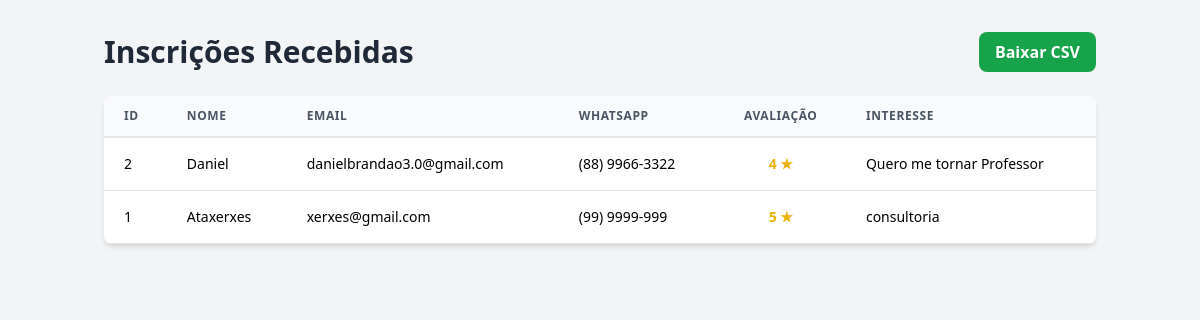
The page /inscricoes on the database as committed earlier.
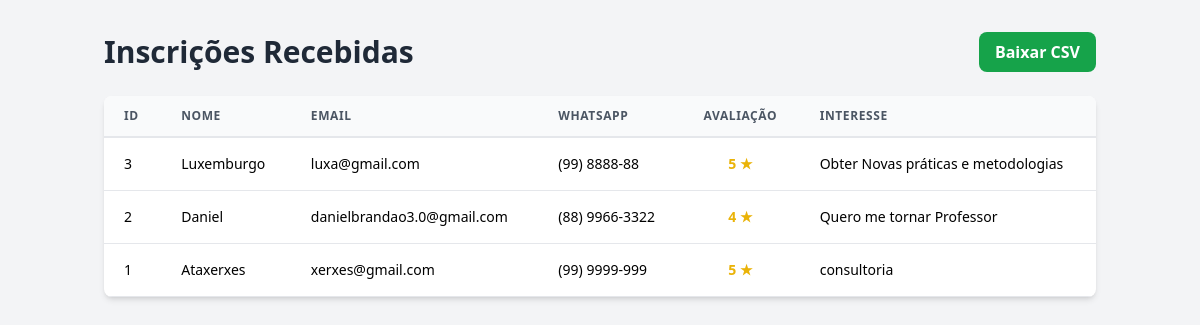
The same page on the database as committed later.
### app.py (models this page shows)
class Lead(db.Model):
    id = db.Column(db.Integer, primary_key=True)
    nome = db.Column(db.String(100), nullable=False)
    email = db.Column(db.String(100), unique=True, nullable=False)
    whatsapp = db.Column(db.String(20), nullable=False)
    rating = db.Column(db.Integer, nullable=False)
    interesse = db.Column(db.String(50), nullable=False)
    mensagem = db.Column(db.Text, nullable=True)

### app.py (the view)
@app.route('/inscricoes')
def inscricoes():
    todos_os_leads = Lead.query.order_by(Lead.id.desc()).all()
    return render_template('inscricoes.html', leads=todos_os_leads)

### templates/inscricoes.html (shortened to what this page needs)
<!DOCTYPE html>
<html lang="pt-BR">
<head>
    <script src="https://cdn.tailwindcss.com"></script>
</head>
<body class="bg-gray-100 font-lato">
    <div class="container mx-auto px-4 py-8">
        <div class="flex justify-between items-center mb-6">
            <h1 class="text-3xl font-bold font-montserrat text-gray-800">Inscrições Recebidas</h1>
            <a href="{{ url_for('export_csv') }}" class="bg-green-600 hover:bg-green-700 text-white font-bold py-2 px-4 rounded-lg transition-colors">
                Baixar CSV
            </a>
        </div>
        <div class="bg-white shadow-md rounded-lg overflow-hidden">
            <table class="min-w-full leading-normal">
                <thead>
                    <tr>
                        <th class="px-5 py-3 border-b-2 border-gray-200 bg-gray-50 text-left text-xs font-semibold text-gray-600 uppercase tracking-wider">ID</th>
                        <th class="px-5 py-3 border-b-2 border-gray-200 bg-gray-50 text-left text-xs font-semibold text-gray-600 uppercase tracking-wider">Nome</th>
                        <th class="px-5 py-3 border-b-2 border-gray-200 bg-gray-50 text-left text-xs font-semibold text-gray-600 uppercase tracking-wider">Email</th>
                        <th class="px-5 py-3 border-b-2 border-gray-200 bg-gray-50 text-left text-xs font-semibold text-gray-600 uppercase tracking-wider">WhatsApp</th>
                        <th class="px-5 py-3 border-b-2 border-gray-200 bg-gray-50 text-center text-xs font-semibold text-gray-600 uppercase tracking-wider">Avaliação</th>
                        <th class="px-5 py-3 border-b-2 border-gray-200 bg-gray-50 text-left text-xs font-semibold text-gray-600 uppercase tracking-wider">Interesse</th>
                    </tr>
                </thead>
                <tbody>
                    {% for lead in leads %}
                    <tr class="hover:bg-gray-50">
                        <td class="px-5 py-4 border-b border-gray-200 text-sm">{{ lead.id }}</td>
                        <td class="px-5 py-4 border-b border-gray-200 text-sm">{{ lead.nome }}</td>
                        <td class="px-5 py-4 border-b border-gray-200 text-sm">{{ lead.email }}</td>
                        <td class="px-5 py-4 border-b border-gray-200 text-sm">{{ lead.whatsapp }}</td>
                        <td class="px-5 py-4 border-b border-gray-200 text-sm text-center">
                            <span class="font-bold text-yellow-500">{{ lead.rating }} ★</span>
                        </td>
                        <td class="px-5 py-4 border-b border-gray-200 text-sm">{{ lead.interesse }}</td>
                    </tr>
                    {% else %}
                    <tr>
                        <td colspan="6" class="text-center py-10 text-gray-500">Nenhuma inscrição encontrada.</td>
                    </tr>
                    {% endfor %}
                </tbody>
            </table>
        </div>
    </div>
</body>
</html>

Rows that differ between the two databases and show on the page:
added Lead: id "3", nome "Luxemburgo", email "luxa@gmail.com", whatsapp "(99) 8888-88", rating "5", interesse "Obter Novas práticas e metodologias"
